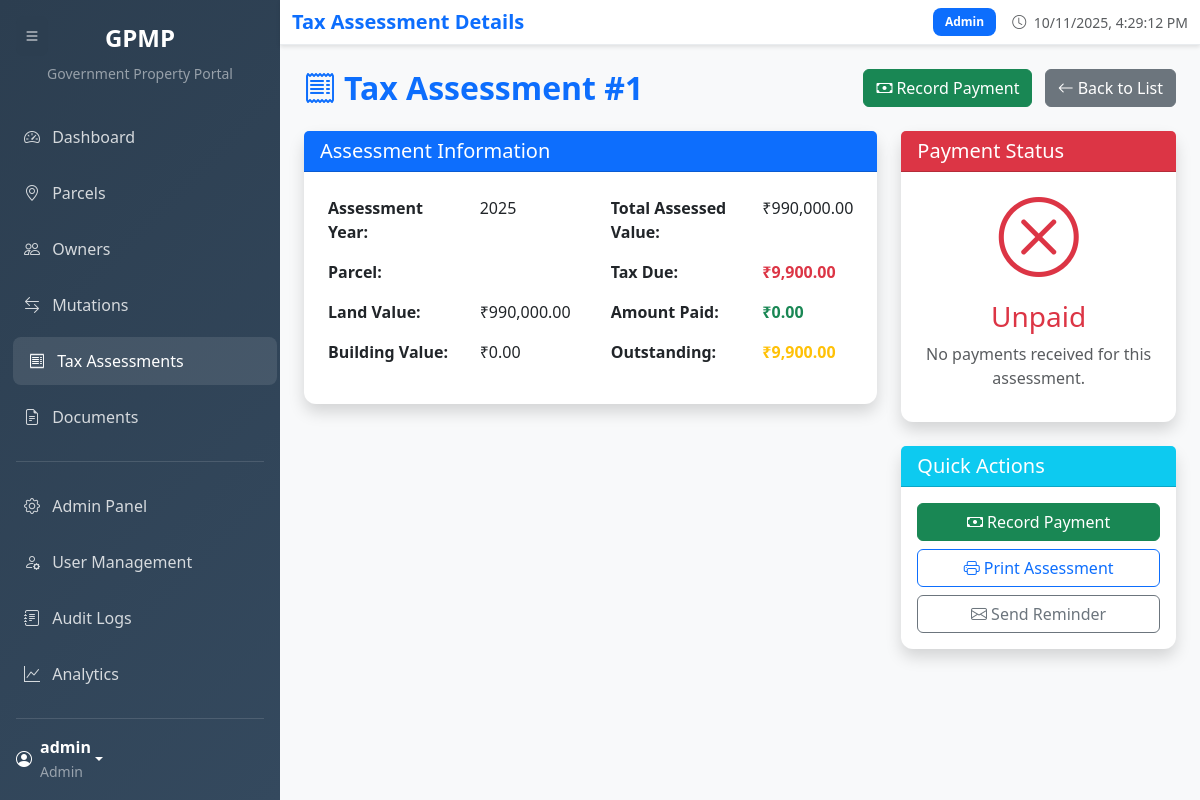
Screenshot of /tax/1 (signed in) with the database file from the repository.
### models/user_account.py (models this page shows, shortened)
class UserAccount(UserMixin, db.Model):
    __tablename__ = 'user_account'
    user_id = db.Column(db.Integer, primary_key=True)
    username = db.Column(db.String(80), unique=True, nullable=False)
    password_hash = db.Column(db.String(255), nullable=False)
    role = db.Column(db.Enum('Registrar', 'Approver', 'Viewer', 'Admin', name='user_role_enum'), nullable=False)
    last_login = db.Column(db.DateTime)
    created_at = db.Column(db.DateTime, default=datetime.utcnow)
    is_active = db.Column(db.Boolean, default=True)
    mutations_approved = db.relationship('Mutation', backref='approver', lazy=True)
    audit_logs = db.relationship('AuditLog', backref='user', lazy=True)

### models/tax_assessment.py (models this page shows, shortened)
class TaxAssessment(db.Model):
    __tablename__ = 'tax_assessment'
    tax_id = db.Column(db.Integer, primary_key=True)
    parcel_id = db.Column(db.Integer, db.ForeignKey('parcel.parcel_id'), nullable=False)
    assessment_year = db.Column(db.Integer, nullable=False)
    land_value = db.Column(db.Numeric(15, 2))
    building_value = db.Column(db.Numeric(15, 2))
    total_assessed_value = db.Column(db.Numeric(15, 2), nullable=False)
    tax_due = db.Column(db.Numeric(12, 2), nullable=False)
    amount_paid = db.Column(db.Numeric(12, 2), default=0)
    paid_on = db.Column(db.Date)
    status = db.Column(db.Enum('Paid', 'Unpaid', 'Partial', name='tax_status_enum'), nullable=False, default='Unpaid')
    created_at = db.Column(db.DateTime, default=datetime.utcnow)

### routes/tax_routes.py (the view)
@tax_bp.route('/<int:tax_id>')
@login_required
def view_tax_assessment(tax_id):
    tax_assessment = TaxAssessment.query.get_or_404(tax_id)
    return render_template('tax_details.html', tax_assessment=tax_assessment)

### templates/tax_details.html (shortened to what this page needs)
{% extends "base.html" %}
{% block page_title %}Tax Assessment Details{% endblock %}
{% block content %}
<div class="row mb-4">
    <div class="col-12">
        <div class="d-flex justify-content-between align-items-center">
            <h2 class="fw-bold text-primary mb-0">
                <i class="bi bi-receipt me-2"></i>Tax Assessment #{{ tax_assessment.tax_id }}
            </h2>
            <div>
                {% if current_user.role in ['Admin', 'Registrar'] %}
                <a href="{{ url_for('tax.record_payment', tax_id=tax_assessment.tax_id) }}" class="btn btn-success me-2">
                    <i class="bi bi-cash me-1"></i>Record Payment
                </a>
                {% endif %}
                <a href="{{ url_for('tax.list_tax_assessments') }}" class="btn btn-secondary">
                    <i class="bi bi-arrow-left me-1"></i>Back to List
                </a>
            </div>
        </div>
    </div>
</div>
<div class="row">
    <div class="col-lg-8">
        <div class="card shadow mb-4">
            <div class="card-header bg-primary text-white">
                <h5 class="mb-0">Assessment Information</h5>
            </div>
            <div class="card-body">
                <div class="row">
                    <div class="col-md-6">
                        <table class="table table-borderless">
                            <tr>
                                <td class="fw-bold">Assessment Year:</td>
                                <td>{{ tax_assessment.assessment_year }}</td>
                            </tr>
                            <tr>
                                <td class="fw-bold">Parcel:</td>
                                <td>
                                </td>
                            </tr>
                            <tr>
                                <td class="fw-bold">Land Value:</td>
                                <td>₹{{ "{:,.2f}".format(tax_assessment.land_value) }}</td>
                            </tr>
                            <tr>
                                <td class="fw-bold">Building Value:</td>
                                <td>₹{{ "{:,.2f}".format(tax_assessment.building_value or 0) }}</td>
                            </tr>
                        </table>
                    </div>
                    <div class="col-md-6">
                        <table class="table table-borderless">
                            <tr>
                                <td class="fw-bold">Total Assessed Value:</td>
                                <td>₹{{ "{:,.2f}".format(tax_assessment.total_assessed_value) }}</td>
                            </tr>
                            <tr>
                                <td class="fw-bold">Tax Due:</td>
                                <td class="text-danger fw-bold">₹{{ "{:,.2f}".format(tax_assessment.tax_due) }}</td>
                            </tr>
                            <tr>
                                <td class="fw-bold">Amount Paid:</td>
                                <td class="text-success fw-bold">₹{{ "{:,.2f}".format(tax_assessment.amount_paid or 0) }}</td>
                            </tr>
                            <tr>
                                <td class="fw-bold">Outstanding:</td>
                                <td class="text-warning fw-bold">
                                    ₹{{ "{:,.2f}".format(tax_assessment.tax_due - (tax_assessment.amount_paid or 0)) }}
                                </td>
                            </tr>
                        </table>
                    </div>
                </div>
            </div>
        </div>
    </div>
    <div class="col-lg-4">
        <div class="card shadow mb-4">
            <div class="card-header bg-{{ 'success' if tax_assessment.status == 'Paid' else 'warning' if tax_assessment.status == 'Partial' else 'danger' }} text-white">
                <h5 class="mb-0">Payment Status</h5>
            </div>
            <div class="card-body text-center">
                <i class="bi bi-{{ 'check-circle' if tax_assessment.status == 'Paid' else 'clock' if tax_assessment.status == 'Partial' else 'x-circle' }} display-1 text-{{ 'success' if tax_assessment.status == 'Paid' else 'warning' if tax_assessment.status == 'Partial' else 'danger' }}"></i>
                <h3 class="mt-3 text-{{ 'success' if tax_assessment.status == 'Paid' else 'warning' if tax_assessment.status == 'Partial' else 'danger' }}">
                    {{ tax_assessment.status }}
                </h3>
                {% if tax_assessment.status == 'Paid' %}
                <p class="text-muted">All taxes have been paid for this assessment.</p>
                {% elif tax_assessment.status == 'Partial' %}
                <p class="text-muted">Partial payment received. Outstanding balance remains.</p>
                {% else %}
                <p class="text-muted">No payments received for this assessment.</p>
                {% endif %}
            </div>
        </div>
        {% if current_user.role in ['Admin', 'Registrar'] and tax_assessment.status != 'Paid' %}
        <div class="card shadow">
            <div class="card-header bg-info text-white">
                <h5 class="mb-0">Quick Actions</h5>
            </div>
            <div class="card-body">
                <div class="d-grid gap-2">
                    <a href="{{ url_for('tax.record_payment', tax_id=tax_assessment.tax_id) }}" class="btn btn-success">
                        <i class="bi bi-cash me-1"></i>Record Payment
                    </a>
                    <button class="btn btn-outline-primary" onclick="printAssessment()">
                        <i class="bi bi-printer me-1"></i>Print Assessment
                    </button>
                    <button class="btn btn-outline-secondary" onclick="sendReminder()">
                        <i class="bi bi-envelope me-1"></i>Send Reminder
                    </button>
                </div>
            </div>
        </div>
        {% endif %}
    </div>
</div>
{% endblock %}

### templates/base.html (shortened to what this page needs)
<!DOCTYPE html>
<html lang="en">
<head>
    <link href="https://cdn.jsdelivr.net/npm/bootstrap@5.3.0/dist/css/bootstrap.min.css" rel="stylesheet">
    <link href="https://cdn.jsdelivr.net/npm/bootstrap-icons@1.10.0/font/bootstrap-icons.css" rel="stylesheet">
    <link rel="stylesheet" href="https://unpkg.com/leaflet@1.9.4/dist/leaflet.css" />
</head>
<body>
    {% if current_user.is_authenticated %}
    <button class="sidebar-toggle" onclick="toggleSidebar()">
        <i class="bi bi-list"></i>
    </button>
    <nav class="sidebar" id="sidebar">
        <div class="position-sticky pt-4">
            <div class="text-center mb-4">
                <h4 class="text-white fw-bold">GPMP</h4>
                <small class="text-white-50">Government Property Portal</small>
            </div>
            <ul class="nav flex-column">
                <li class="nav-item">
                    <a class="nav-link {{ 'active' if request.endpoint == 'dashboard' }}" href="{{ url_for('dashboard') }}">
                        <i class="bi bi-speedometer2 me-2"></i>
                        <span class="nav-text">Dashboard</span>
                    </a>
                </li>
                <li class="nav-item">
                    <a class="nav-link {{ 'active' if 'parcel' in request.endpoint }}" href="{{ url_for('parcel.list_parcels') }}">
                        <i class="bi bi-geo-alt me-2"></i>
                        <span class="nav-text">Parcels</span>
                    </a>
                </li>
                <li class="nav-item">
                    <a class="nav-link {{ 'active' if 'owner' in request.endpoint }}" href="{{ url_for('owner.list_owners') }}">
                        <i class="bi bi-people me-2"></i>
                        <span class="nav-text">Owners</span>
                    </a>
                </li>
                <li class="nav-item">
                    <a class="nav-link {{ 'active' if 'mutation' in request.endpoint }}" href="{{ url_for('mutation.list_mutations') }}">
                        <i class="bi bi-arrow-left-right me-2"></i>
                        <span class="nav-text">Mutations</span>
                    </a>
                </li>
                <li class="nav-item">
                    <a class="nav-link {{ 'active' if 'tax' in request.endpoint }}" href="{{ url_for('tax.list_tax_assessments') }}">
                        <i class="bi bi-receipt me-2"></i>
                        <span class="nav-text">Tax Assessments</span>
                    </a>
                </li>
                <li class="nav-item">
                    <a class="nav-link {{ 'active' if 'document' in request.endpoint }}" href="{{ url_for('document.list_documents') }}">
                        <i class="bi bi-file-earmark-text me-2"></i>
                        <span class="nav-text">Documents</span>
                    </a>
                </li>
                {% if current_user.role == 'Admin' %}
                <hr class="text-white-50 mx-3">
                <li class="nav-item">
                    <a class="nav-link {{ 'active' if 'admin' in request.endpoint }}" href="{{ url_for('admin.dashboard') }}">
                        <i class="bi bi-gear me-2"></i>
                        <span class="nav-text">Admin Panel</span>
                    </a>
                </li>
                <li class="nav-item">
                    <a class="nav-link" href="{{ url_for('admin.manage_users') }}">
                        <i class="bi bi-person-gear me-2"></i>
                        <span class="nav-text">User Management</span>
                    </a>
                </li>
                <li class="nav-item">
                    <a class="nav-link" href="{{ url_for('admin.audit_logs') }}">
                        <i class="bi bi-journal-text me-2"></i>
                        <span class="nav-text">Audit Logs</span>
                    </a>
                </li>
                <li class="nav-item">
                    <a class="nav-link" href="{{ url_for('admin.analytics') }}">
                        <i class="bi bi-graph-up me-2"></i>
                        <span class="nav-text">Analytics</span>
                    </a>
                </li>
                {% endif %}
            </ul>
            <hr class="text-white-50 mx-3">
            <div class="dropdown px-3">
                <a href="#" class="d-flex align-items-center text-white text-decoration-none dropdown-toggle" data-bs-toggle="dropdown">
                    <i class="bi bi-person-circle me-2"></i>
                    <div class="nav-text">
                        <strong>{{ current_user.username }}</strong><br>
                        <small class="text-white-50">{{ current_user.role }}</small>
                    </div>
                </a>
            </div>
        </div>
    </nav>
    <main class="main-content" id="mainContent">
        <nav class="navbar navbar-expand-lg navbar-light sticky-top">
            <div class="container-fluid">
                <div class="d-flex align-items-center">
                    <h5 class="mb-0 text-primary fw-bold">
                        {% block page_title %}Government Property Management Portal{% endblock %}
                    </h5>
                </div>
                <div class="d-flex align-items-center">
                    <span class="badge bg-primary me-3">{{ current_user.role }}</span>
                    <small class="text-muted">
                        <i class="bi bi-clock me-1"></i>
                        <span id="currentTime"></span>
                    </small>
                </div>
            </div>
        </nav>
        <div class="container-fluid p-4">
            {% block content %}{% endblock %}
        </div>
    </main>
    {% endif %}
</body>
</html>

### templates/base.html (style rules this page uses)
:root { --primary-color: #2c3e50; --secondary-color: #3498db; --success-color: #27ae60; --warning-color: #f39c12; --danger-color: #e74c3c; --sidebar-width: 280px; }
.sidebar { min-height: 100vh; width: var(--sidebar-width); background: linear-gradient(135deg, var(--primary-color) 0%, #34495e 100%); position: fixed; top: 0; left: 0; z-index: 1000; transition: all 0.3s ease; }
.sidebar .nav-link { color: rgba(255, 255, 255, 0.8); border-radius: 0.5rem; margin: 0.25rem 0.5rem; padding: 0.75rem 1rem; transition: all 0.3s ease; }
.sidebar .nav-link:hover, .sidebar .nav-link.active { color: white; background-color: rgba(255, 255, 255, 0.1); transform: translateX(5px); }
.main-content { margin-left: var(--sidebar-width); background-color: #f8f9fa; min-height: 100vh; transition: all 0.3s ease; }
.navbar { background: white; box-shadow: 0 2px 4px rgba(0,0,0,0.1); border-bottom: 1px solid #e9ecef; }
.card { border: none; box-shadow: 0 0.125rem 0.25rem rgba(0, 0, 0, 0.075); border-radius: 0.75rem; transition: all 0.3s ease; }
.table { border-radius: 0.75rem; overflow: hidden; }
.badge { font-size: 0.75rem; padding: 0.5rem 0.75rem; border-radius: 0.5rem; }
.sidebar-toggle { position: fixed; top: 1rem; left: 1rem; z-index: 1001; background: var(--primary-color); color: white; border: none; border-radius: 0.5rem; padding: 0.5rem; transition: all 0.3s ease; }

### rows the page displays
UserAccount: username "admin", role "Admin"
TaxAssessment: tax_id "1", assessment_year "2025", land_value "990,000.00", building_value "0.00", total_assessed_value "990,000.00", tax_due "9,900.00", amount_paid "0.00", tax_assessment.tax_due-(tax_assessment.amount_paidor0) "9,900.00", status "Unpaid"
